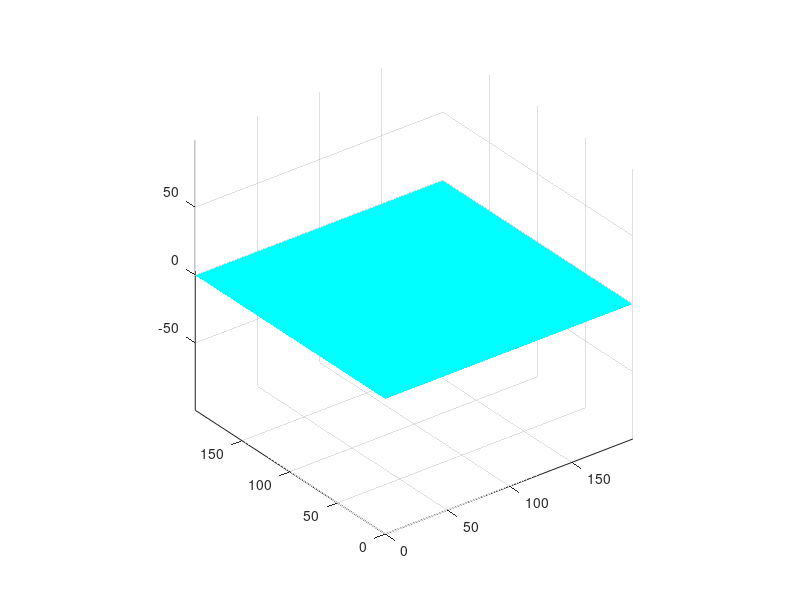

Reproduce this figure in MATLAB. (Note: this script raises an error after producing the figure.)
c=1; % speed of wave;
dx=1; % space step;
dt=0.1; % time step;


szx=200;
szy=200; % sizes
tm=2000; % time
k=0.002; % decay factor
dp=0.01; % droplet probability per one time sterp
dsz=3; % droplet size
da=0.2; % droplet amplitude

gf=0.3; % gradient factor

x=0:dx:(szx-dx);
y=0:dx:(szy-dx); % space
t=0:dt:tm; % time

[X,Y] = meshgrid(x,y);

Lx=length(x);
Ly=length(y);

u=zeros(Ly,Lx); % initial value
%u(50,70)=100; 
uo=u; % previose = curent => velocties =0

close all;
hf=figure;
ha=axes;
% hi=imshow(I);
%hi=imagesc(x,y,u);
hi=surf(x,y,u);
set(hi,'EdgeColor','none','FaceColor',[0 1 1]);
%colorbar;
%set(ha,'clim',[-1 1]);
axis equal;
lighting phong;
light;

% cyan colormap:
% bl1=linspace(0,1,64)';
% bl2=linspace(0.0,1,64)';
% bl3=linspace(0.0,0,64)';
% bl=[bl3 bl2 bl1];
% colormap(bl);

D=[0 1 0; 1 -4 1; 0 1 0]; % 2d laplace operator

% sobel operator:
Gx=[-1 0 1; 
    -2 0 2;
    -1 0 1];
Gy=[-1 -2 -1;
    0 0 0;
    1 2 1];

kdt=k*dt;
c1=dt^2*c^2/dx^2;
lc=1;
dlc=15;
Ii=I;

% droplet as gaussian 
xd=-2*dsz:dx:2*dsz;
yd=-2*dsz:dx:2*dsz;
[Xd,Yd] = meshgrid(xd,yd);
Zd=-da*exp(-(Xd/dsz).^2-(Yd/dsz).^2);

lcms=10000; % start of movie record
clear F;
fc=1;
for tt=t
    un=(2-kdt)*u+(kdt-1)*uo+c1*conv2(u,D,'same'); % new
    
    uo=u; % curent become old
    u=un; % new become current
    
    if mod(lc-1,dlc)==0
        %Xi=X+gf*conv2(u,Gx,'same');
        %Yi=Y+gf*conv2(u,Gy,'same');
        %Ii(:,:,1) = interp2(X,Y,double(I(:,:,1)),Xi,Yi,'*linear',255);
        %Ii(:,:,2) = interp2(X,Y,double(I(:,:,2)),Xi,Yi,'*linear',255);
        %Ii(:,:,3) = interp2(X,Y,double(I(:,:,3)),Xi,Yi,'*linear',255);
        %set(hi,'CData',Ii);
        %set(hi,'Cdata',u);
        set(hi,'ZData',u);
        set(gca,'zlim',[-3 3]);
        drawnow;
        if lc>=lcms
            F(fc)=getframe;
            fc=fc+1;
        end
    end
    
    % droplets:
    if rand<dp
        x0d=2*dsz+1+(szx-4*dsz-2)*rand;
        y0d=2*dsz+1+(szy-4*dsz-2)*rand; % droplet center
        x0d=round(x0d);
        y0d=round(y0d);
        u(y0d-2*dsz:y0d+2*dsz,x0d-2*dsz:x0d+2*dsz)=...
            u(y0d-2*dsz:y0d+2*dsz,x0d-2*dsz:x0d+2*dsz)+Zd;
    end
    
    
    
    lc=lc+1;
end

% to avi:
movie2avi(F,'surf_mov','compression','Cinepak','fps',20); % uncoment this to save the movie to avi file

% to gif:
fL0=length(F);
fL=100;
[im,map] = rgb2ind(F(1).cdata,256,'nodither');
st=2;
im(1,1,1,fL/st) = 0;
k1=1;
for kkk = 1:2:fL
  im(:,:,1,k1) = rgb2ind(F(k1).cdata,map,'nodither');
  k1=k1+1;
end
imwrite(im,map,'surf_gif.gif','DelayTime',0,'LoopCount',inf) %g443800

